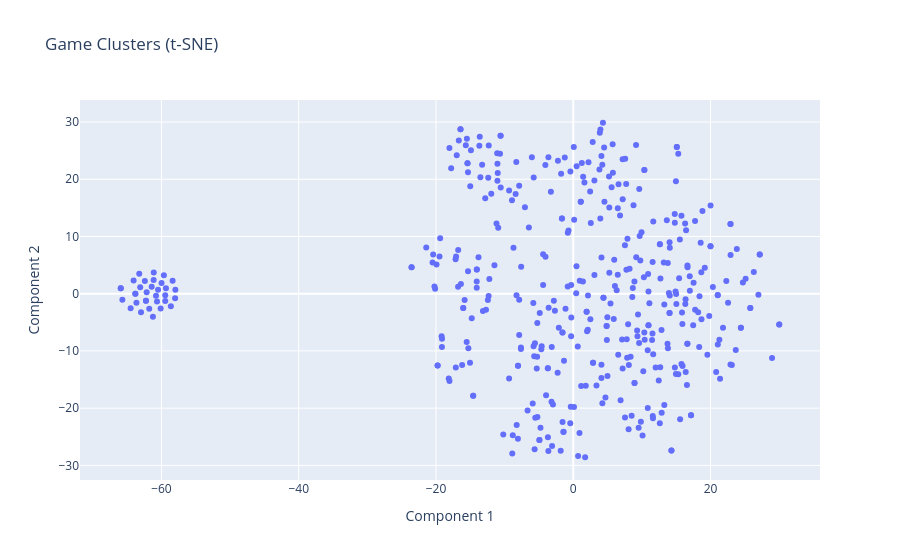

Here is the notebook cell this chart was saved with:
### Markdown cell above
### Visualization
Visualize data using PCA / t-sne method

### Code cell
dataframe_final = dataframe_final.fillna(0)
# --- Option 1: PCA (Very fast, gives a general spread) ---

# pca = PCA(n_components=2)
# components_pca = pca.fit_transform(dataframe_final)

# # Create a clean DataFrame for plotting
# df_viz = pd.DataFrame(data=components_pca, columns=['Component 1', 'Component 2'])
# df_viz['Name'] = dataframe_final.index  # Grab the game names from your index

# # Plot using Plotly for interactive hovering
# fig_pca = px.scatter(
#     df_viz, x='Component 1', y='Component 2', 
#     hover_name='Name', 
#     title='Game Clusters (PCA)',
#     opacity=0.6
# )
# fig_pca.show()


# --- Option 2: t-SNE (Slower, but usually creates stunning grouped clusters for NLP/Tags) ---

tsne = TSNE(n_components=2, perplexity=30, random_state=42)
components_tsne = tsne.fit_transform(dataframe_final)

df_viz_tsne = pd.DataFrame(data=components_tsne, columns=['Component 1', 'Component 2'])
df_viz_tsne['Name'] = dataframe_final.index

fig_tsne = px.scatter(
    df_viz_tsne, x='Component 1', y='Component 2', 
    hover_name='Name', 
    title='Game Clusters (t-SNE)'
)
fig_tsne.show()

### Figure 1 — Plotly figure (JSON) as saved in the notebook; plotly's stock layout.template omitted (floating-point values rounded to 4 significant figures; data arrays with more than 128 entries replaced by an {"elided": "..."} marker saying what was removed)
{"data": [{"hovertemplate": "<b>%{hovertext}</b><br><br>Component 1=%{x}<br>Component 2=%{y}<extra></extra>", "hovertext": {"elided": "427 str values"}, "legendgroup": "", "marker": {"color": "#636efa", "symbol": "circle"}, "mode": "markers", "name": "", "orientation": "v", "showlegend": false, "type": "scatter", "x": {"elided": "427 float values"}, "xaxis": "x", "y": {"elided": "427 float values"}, "yaxis": "y"}], "layout": {"legend": {"tracegroupgap": 0}, "title": {"text": "Game Clusters (t-SNE)"}, "xaxis": {"anchor": "y", "domain": [0, 1], "title": {"text": "Component 1"}}, "yaxis": {"anchor": "x", "domain": [0, 1], "title": {"text": "Component 2"}}}}
